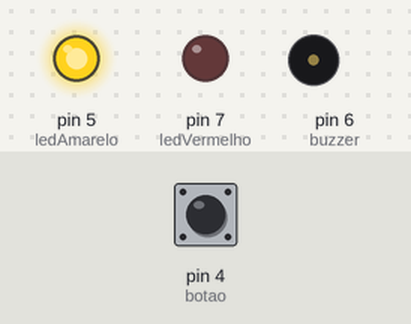
Simulated run of this sketch. Board: Arduino Uno, built with avr-gcc and run on an emulated ATmega328P. Shown: output pins drawn as LEDs (lit = HIGH), buzzer (waves = sounding, pin HIGH). Inputs (shaded band) come from the test bench; at power-on: pin 4 (botao) LOW.

Above: at 1.2 s.
1.3 s: pin 4 (botao) pulled HIGH for 0.15 s
At 1.37 s:
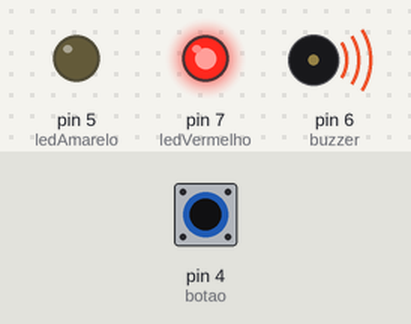
2.9 s: pin 4 (botao) pulled HIGH for 3.2 s
At 6.6 s:
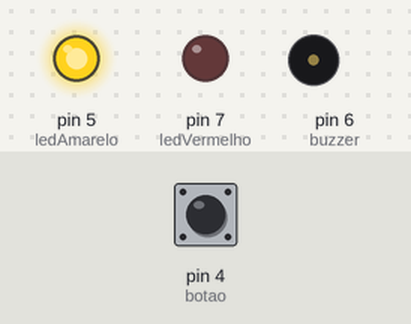
Timing chart, 0 to 8.1 s (numbered marks = the images above; inputs shaded):
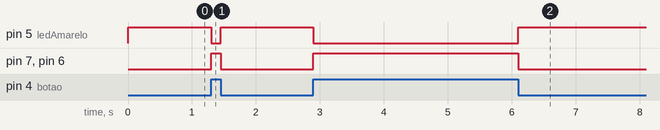

Measured:
- after the input at 1.3 s, pin 5 (ledAmarelo): HIGH → LOW at once, → HIGH 0.15 s later; pin 7 (ledVermelho), pin 6 (buzzer): LOW → HIGH at once, → LOW 0.15 s later
- after the input at 2.9 s, pin 5 (ledAmarelo): HIGH → LOW at once, → HIGH 3.2 s later; pin 7 (ledVermelho), pin 6 (buzzer): LOW → HIGH at once, → LOW 3.2 s later

The sketch:

sem_foroscombuzzer1.ino
```cpp
int ledVermelho = 7;
int botao = 4;
int apertou = 0;
int buzzer = 6;
int ledAmarelo = 5;

void setup () {
	pinMode (ledVermelho, OUTPUT);
	pinMode (botao, INPUT);
  	pinMode(buzzer, OUTPUT);
  	pinMode (ledAmarelo, OUTPUT);
}

void loop () {
  apertou = digitalRead(botao);
  if(apertou == 1)
  {
    digitalWrite(ledVermelho, 1);
    digitalWrite(buzzer, 1);
    digitalWrite(ledAmarelo, 0);
  }
  else{
  digitalWrite(ledVermelho, 0);
  digitalWrite(buzzer, 0);
  digitalWrite(ledAmarelo, 1);
  }
}
```
